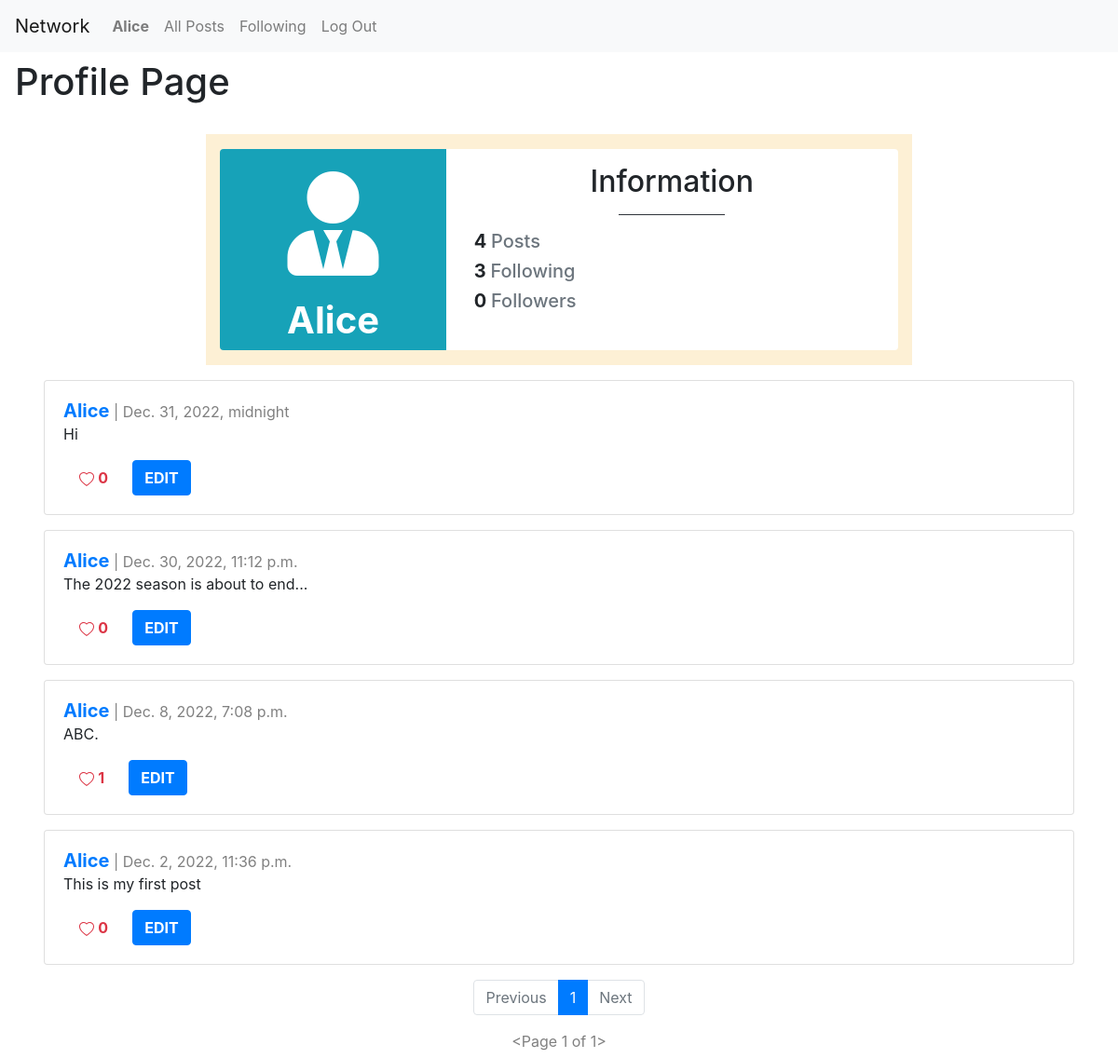
Screenshot of /profilePage/user1 (signed in) with the database file from the repository.
### network/models.py (models this page shows, shortened)
class User(AbstractUser):
    pass

class Post(models.Model):
    author = models.ForeignKey("User", on_delete=models.CASCADE, related_name="user")
    description = models.CharField(max_length=1000)
    timestamp = models.DateTimeField(auto_now_add=True)

### network/views.py (the view)
# urls.py: path("profilePage/user<int:user_id>", views.profilePage, name="profilePage"),
def profilePage(request, user_id):
    user = User.objects.get(pk=user_id) # User from the card
    posts = Post.objects.filter(author=user).order_by("id").reverse()
    following = Follow.objects.filter(user=user)
    follower = Follow.objects.filter(followedUser=user)
    try:
        checkingFollow = follower.filter(user=User.objects.get(pk=request.user.id))
        if len(checkingFollow) != 0:
            isFollowing = True
        else:
            isFollowing = False
    except:
        isFollowing = False
    totalLikes = Like.objects.all()
    postsLiked = []
    try:
        for like in totalLikes:
            if like.user.id == request.user.id:
                postsLiked.append(like.post.id)
    except:
        postsLiked = []
    p = Paginator(posts, 10)
    pageNumber = request.GET.get('page')
    postsPage = p.get_page(pageNumber)
    return render(request, "network/profile.html", {
        "posts": posts,
        "p": p,
        "postsPage": postsPage,
        "username": user.username,
        "userProfile": user,
        "following": following,
        "follower": follower,
        "isFollowing": isFollowing,
        "postsLiked": postsLiked,
        "totalLikes": totalLikes
    })

### network/templates/network/profile.html (shortened to what this page needs)
{% extends "network/layout.html" %}
{% block body %}
<div class="main-title">
    <h1>Profile Page</h1>
</div>
<div class="main-content">
    <div class="row d-flex justify-content-center">
        <div class="col-md-10 col-lg-8 mt-3" style="background: #fdf0d5">
            <div class="row">
                <div class="col-sm-4 bg-info rounded-left">
                    <div class="card-block text-center text-white">
                        <i class="fas fa-user-tie fa-7x mt-4"></i>
                        <h1 class="font-weight-bold mt-4">{{username}}</h1>
                    </div>
                </div>
                <div class="col-sm-8 bg-white rounded-right">
                    <h2 class="mt-3 text-center">Information</h2>
                    <hr class="badge-dark w-25">
                    <div class="row">
                        <div class="col-sm-12">
                            <h5><strong>{{ p.count }} </strong><span class="text-muted"> Posts</span></h5>
                        </div>
                        <div class="col-sm-12">
                            <h5><strong>{{ following.count }} </strong><span class="text-muted">Following</span></h5>
                        </div>
                        <div class="col-sm-12">
                            <h5><strong>{{ follower.count }} </strong><span class="text-muted">Followers</span></h5>
                        </div>
                    </div>
                </div>
            </div>
        </div>
    </div>
    {% for post in postsPage %}
    <div class="row">
        <div class="col">
            <div class="card h-100" id="post-grid">
                <div class="card-body">
                    <h5 style="display: inline" class="card-title"><a href="{% url 'profilePage' user_id=post.author.id %}"><strong>{{ post.author }}</strong></a></h5>
                    <div style="display: inline; color: gray;" class="card-date"> | {{ post.timestamp }}</div>
                    <p class="card-text" id="description{{post.id}}">{{ post.description }}</p>
                    <div class="card-buttonsContainer">
                        {% if user.is_authenticated %}
                            {% if post.id in postsLiked %}
                            <div align="left" class="card-button">
                                <button id="heartButton{{post.id}}" onClick="likeHandler('{{ post.id }}', '{{postsLiked}}', '{{post.post_like.count}}')" type="submit" name="heartButton" class="btn btn-outline-danger heartButton">
                                    <svg xmlns="http://www.w3.org/2000/svg" width="16" height="16" fill="currentColor"
                                        class="bi bi-heart-fill" viewBox="0 0 16 16">
                                        <path fill-rule="evenodd"
                                            d="M8 1.314C12.438-3.248 23.534 4.735 8 15-7.534 4.736 3.562-3.248 8 1.314z" />
                                    </svg>
                                    <strong>{{ post.post_like.count }}</strong>
                                </button>
                            </div>
                            {% else %}
                            <div align="left" class="card-button">
                                <button id="heartButton{{post.id}}" onClick="likeHandler('{{ post.id }}', '{{postsLiked}}', '{{post.post_like.count}}')" type="submit" name="heartButton" class="btn btn-outline-danger heartButton">
                                    <strong>{{ post.post_like.count }}</strong>
                                </button>
                            </div>
                            {% endif %}
                        {% endif %}
                        {% if user.is_authenticated and user == post.author %}
                        <div align="right" class="card-button">
                            <button class="btn btn-primary" type="button" data-bs-toggle="modal" data-bs-target="#editPost{{ post.id }}"><strong>EDIT</strong></button>
                        </div>
                        {% endif %}
                    </div>
                </div>
            </div>
        </div>
    </div>
    {% endfor %}
    <nav aria-label="...">
        <ul class="pagination d-flex justify-content-center">
            {% if postsPage.has_previous %}
                <li class="page-item">
                    <a class="page-link" href="?page={{ postsPage.previous_page_number }}">Previous</a>
                </li>
            {% else %}
                <li class="page-item disabled">
                    <a class="page-link">Previous</a>
                </li>
            {% endif %}
            {% for pageNumber in postsPage.paginator.page_range %}
                {% if postsPage.number == pageNumber %}
                    <li class="page-item active" aria-current="page">
                        <a class="page-link">{{pageNumber}}</a>
                    </li>
                {% else %}
                    <a href="?page={{ pageNumber }}" class="page-link">
                        {{ pageNumber }}
                    </a>
                {% endif %}
            {% endfor %}
            {% if postsPage.has_next %}
                <li class="page-item">
                    <a class="page-link" href="?page={{ postsPage.next_page_number }}">Next</a>
                </li>
            {% else %}
                <li class="page-item disabled">
                    <a class="page-link">Next</a>
                </li>
            {% endif %}
        </ul>
    </nav>
    <div class="d-flex justify-content-center" style="color: gray;" class="card-date">{{ postsPage }}</div>
</div>
{% endblock %}

### network/templates/network/layout.html (shortened to what this page needs)
{% load static %}
<!DOCTYPE html>
<html lang="en">
    <head>
        <link rel="stylesheet" href="https://stackpath.bootstrapcdn.com/bootstrap/4.4.1/css/bootstrap.min.css">
        <link rel="stylesheet" href="https://cdn.jsdelivr.net/npm/bootstrap-icons@1.10.2/font/bootstrap-icons.css">
        <link rel="stylesheet" href="https://use.fontawesome.com/releases/v5.8.2/css/all.css">
        <link href="{% static 'network/styles.css' %}" rel="stylesheet">
    </head>
    <body>
        <nav class="navbar navbar-expand-lg navbar-light bg-light">
            <a class="navbar-brand" href="{% url 'index' %}">Network</a>
            <div>
              <ul class="navbar-nav mr-auto">
                {% if user.is_authenticated %}
                    <li class="nav-item">
                        <a class="nav-link" href="{% url 'profilePage' user_id=user.id%}"><strong>{{ user.username }}</strong></a>
                    </li>
                {% endif %}
                <li class="nav-item">
                  <a class="nav-link" href="{% url 'index' %}">All Posts</a>
                </li>
                {% if user.is_authenticated %}
                    <li class="nav-item">
                        <a class="nav-link" href="{% url 'following' %}">Following</a>
                    </li>
                    <li class="nav-item">
                        <a class="nav-link" href="{% url 'logout' %}">Log Out</a>
                    </li>
                {% endif %}
              </ul>
            </div>
          </nav>
        <div class="body">
            {% block body %}
            {% endblock %}
        </div>
    </body>
</html>

### network/static/network/styles.css (style rules this page uses)
.row { margin: 1em 0em; }
.card-button { display: inline; margin: 0em .3em; }
.main-title { margin: .5em 1em; }
.main-content { margin: .4em 2em; }
.heartButton { border: none; }

### rows the page displays
User: username "Alice"
Post: author "Alice", timestamp "Dec. 31, 2022, midnight", description "Hi", post_like.count "0"
Post: author "Alice", timestamp "Dec. 30, 2022, 11:12 p.m.", description "The 2022 season is about to end...", post_like.count "0"
Post: author "Alice", timestamp "Dec. 8, 2022, 7:08 p.m.", description "ABC.", post_like.count "1"
Post: author "Alice", timestamp "Dec. 2, 2022, 11:36 p.m.", description "This is my first post", post_like.count "0"

### other values shown
{{ p.count }} "4"
{{ following.count }} "3"
{{ follower.count }} "0"
{{ pageNumber }} "1"
{{ postsPage }} "<Page 1 of 1>"
